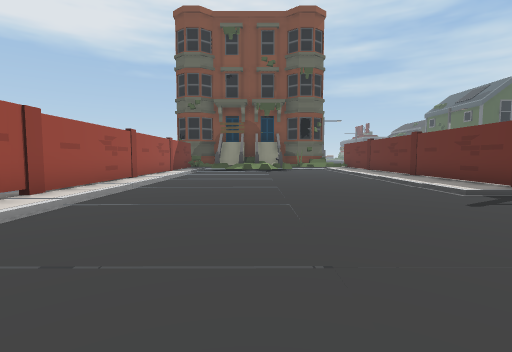
view 1 (above)

24 first-person views from a walk through a Unity game level. The camera is 1.5 m above the floor, tilts 4° down and sees 85° across. The floor is counted in squares, 2 m on a side. Each view is taken from the middle of a square. On the plan, view 1 faces up. The plan holds only what a view shows up to about 10 squares ahead; the rest is blank. The place goes on beyond the plan. The player is left out.

view 2
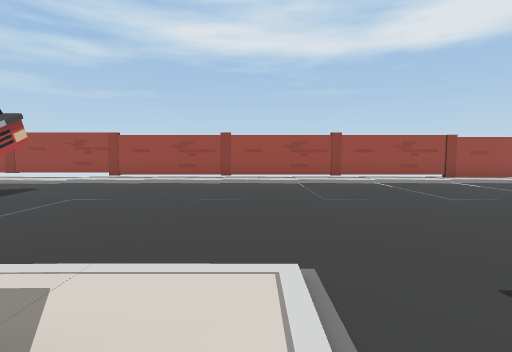

view 3
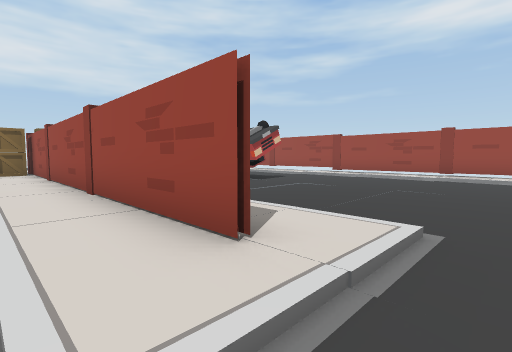

view 4
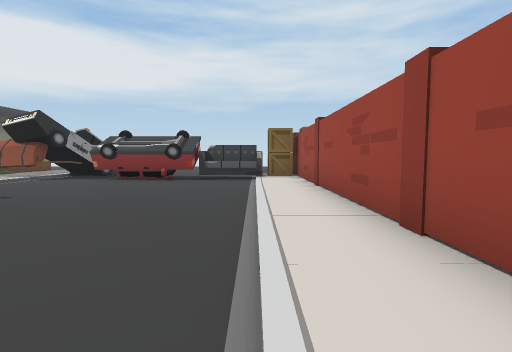

view 5
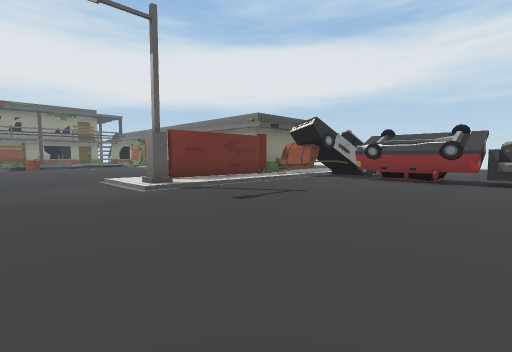

view 6
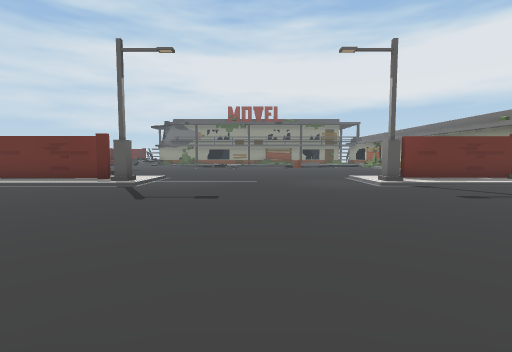

view 7
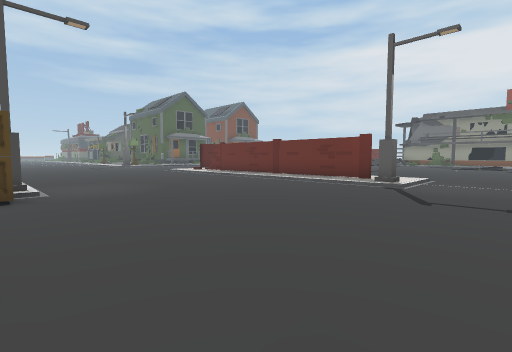

view 8
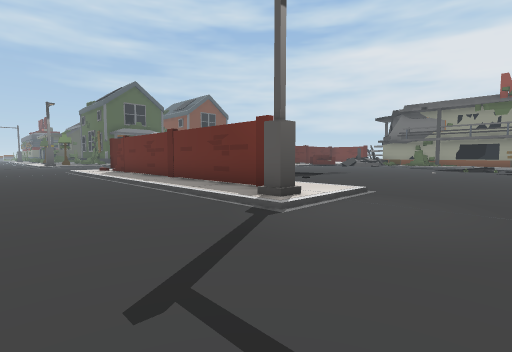

view 9
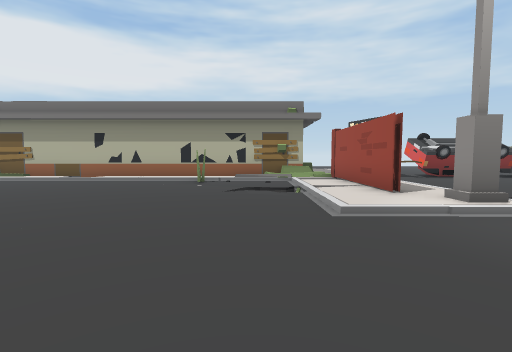

view 10
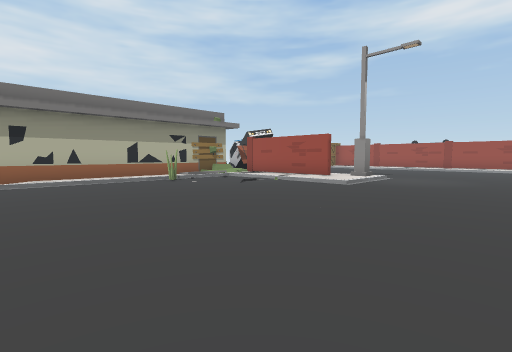

view 11
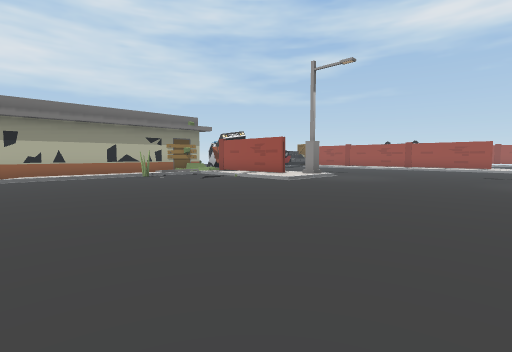

view 12
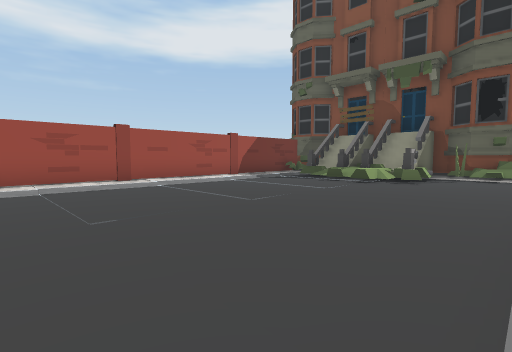

view 13
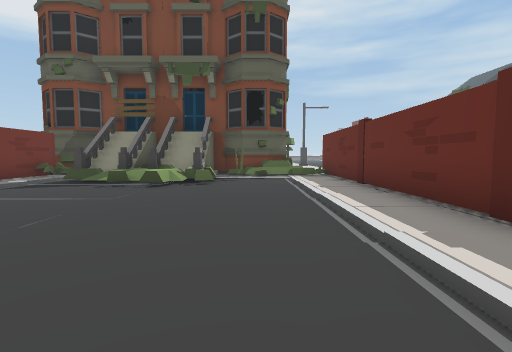

view 14
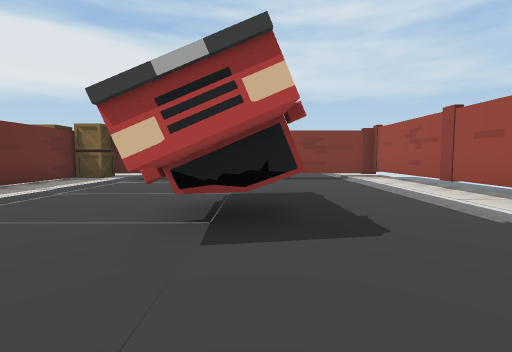

view 15
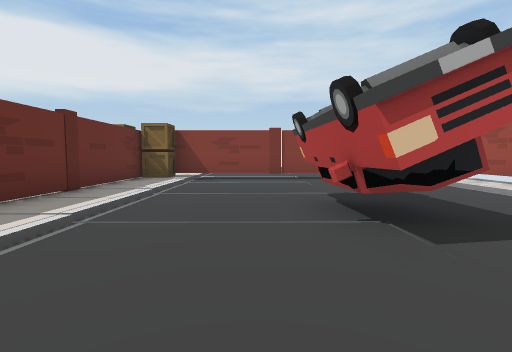

view 16
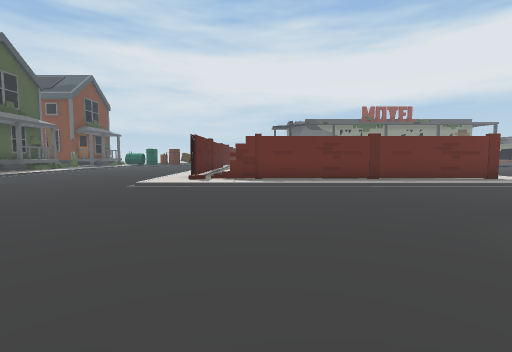

view 17
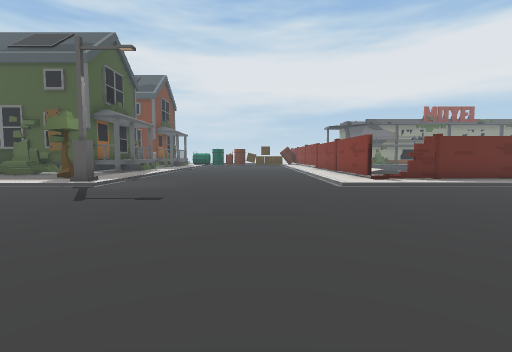

view 18
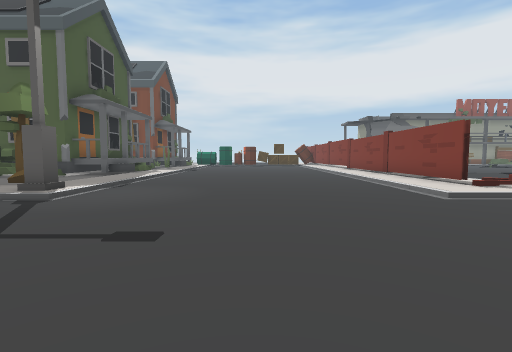

view 19
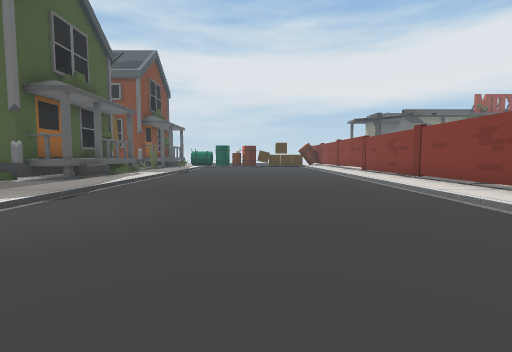

view 20
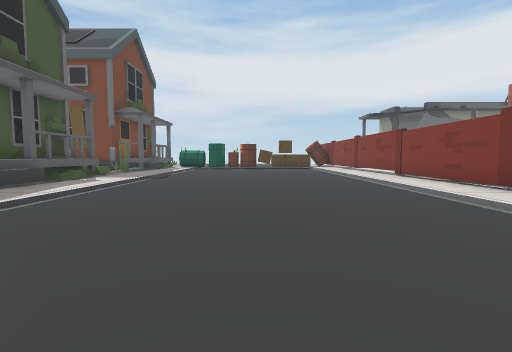

view 21
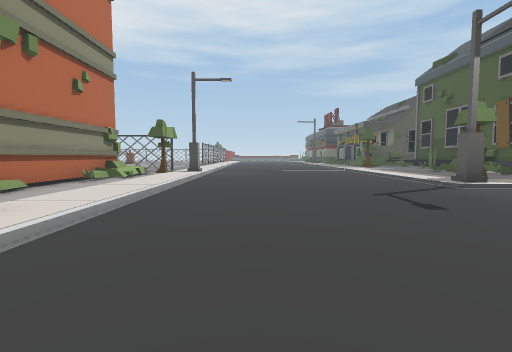

view 22
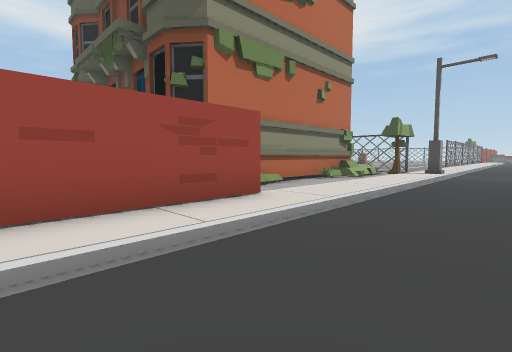

view 23
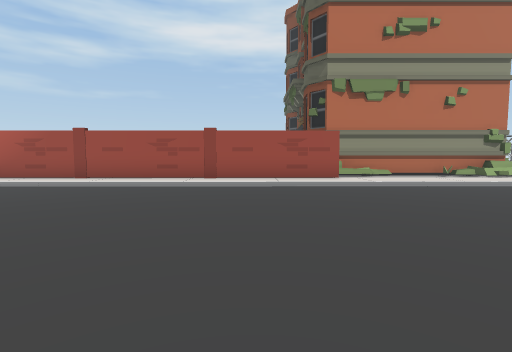

view 24
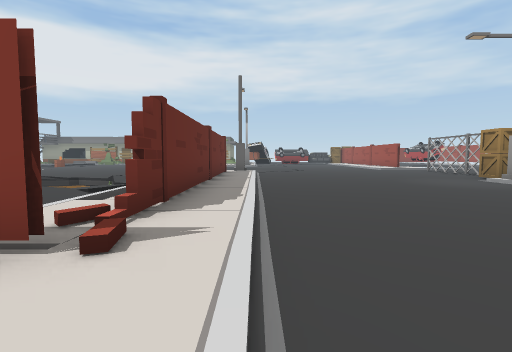

### Floor plan
Key: @ floor where view 1 was taken; # wall or solid block; . main floor; : floor 0.25 m higher than the main floor; - floor 0.5 m lower than the main floor; / step, stairs or slope; = window, fence, low wall or low ledge; ^ raised ledge; C car; T tree; O other object.
Columns run from 4 left of view 1 to 24 right of it. Each row starts with its distance up from view 1.
 24         #::/....../:::=######
 23         #::/....../:T::#^^^^#
 22         #::/....../:::::^:::
 21         #::/....../#:::::::::
 20         #::/.................
 19         #::/.................
 18         #::/.................
 17 #### #####:/.................
 16 #=#####::#:/.................
 15 #/=#=#../#:/.................
 14  /..=.=./#:/.................
 13  /....../#:/....../::::::::::
 12 #/....../#:/......//#########
 11 #/....../#:/......///:
 10 #/....../#:/....../#//
  9 #/....../#:/....../# ///
  8 #/....../#:/....../# ///
  7 #/....../#:/....../#  //
  6 #/....../##/....../#  //
  5 #/........O......./#  .-
  4 #/....... #......./#   =/
  3 #/......   ......./#/ ...
  2 #/.....   ......../#:/....
  1 #/......  ......../#:/.....
  0 #/..@.... ..................
 -1 #/...........................
 -2 #/....../::/.................
 -3 #/....../#:/.................
 -4 #/....../#:/.................
 -5 #/...... #:/.................
 -6 #/...... #:/.................
 -7 #/....../#:/......//:/.......
 -8 #/..C#../#:/....../#:/.......
 -9 #/..CC../#:/....../#://......
-10 #/...#../#:/....../#:/.......
-11 #/....../#:/....../#://.#....
-12 #/....../#:/....../:##/:::::/
-13 #/....../OOOOCCCCOOO#########
-14 #/...#../OOOO# C OO:
-15 #####.###:   ..  OO
-16              ..

Positions as (right, up) in squares from view 1, and headings:
1: (0, 0), facing up
2: (6, -2), facing left
3: (7, -1), facing down-left
4: (7, -4), facing down
5: (8, -4), facing down-right
6: (6, -3), facing right
7: (6, -2), facing up-right
8: (11, -2), facing up-right
9: (18, -3), facing down
10: (24, -3), facing down-left
11: (24, -1), facing down-left
12: (4, 6), facing up-left
13: (3, 7), facing up
14: (0, -5), facing down
15: (2, -5), facing down
16: (6, 10), facing right
17: (6, 16), facing right
18: (9, 17), facing right
19: (11, 17), facing right
20: (14, 17), facing right
21: (9, 14), facing up
22: (9, 14), facing up-left
23: (14, 15), facing left
24: (14, 14), facing down
